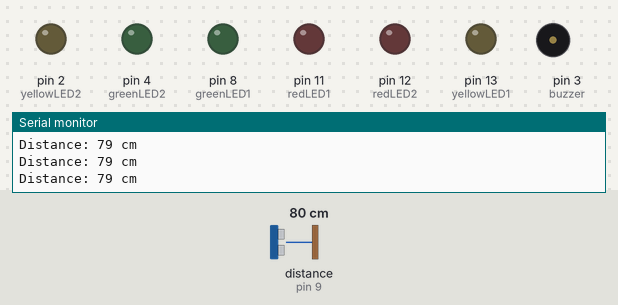
Bench run of a sketch on a simulated Arduino Uno, built with avr-gcc and run on an emulated ATmega328P. On the bench: output pins drawn as LEDs (lit = HIGH), buzzer (waves = sounding), the last lines printed to the serial monitor. Wiring (inferred from the names in the program): ultrasonic range finder: trigger pin 10; echo pin 9. Dashed ring = blinking. The test bench sets the inputs (shaded band); at power-on: distance to the obstacle (sensor on pin 9) 80 cm. The echo pulse lasts 58.3 µs per cm; pins used as bus, display or sensor lines are not drawn.

Above: at 1.2 s.
1.3 s: distance to the obstacle (sensor on pin 9) set to 65 cm
2.8 s: distance to the obstacle (sensor on pin 9) set to 59 cm
At 3.5 s:
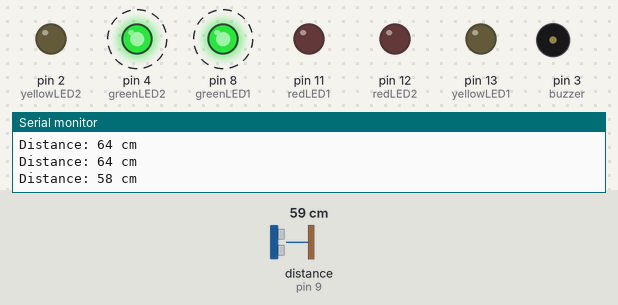
5.8 s: distance to the obstacle (sensor on pin 9) set to 46 cm
8.8 s: distance to the obstacle (sensor on pin 9) set to 36 cm
At 9.37 s:
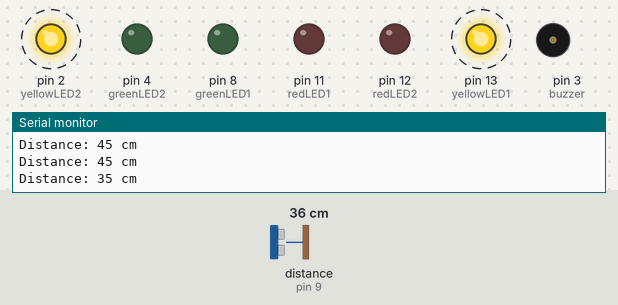
11.8 s: distance to the obstacle (sensor on pin 9) set to 24 cm
At 11.88 s:
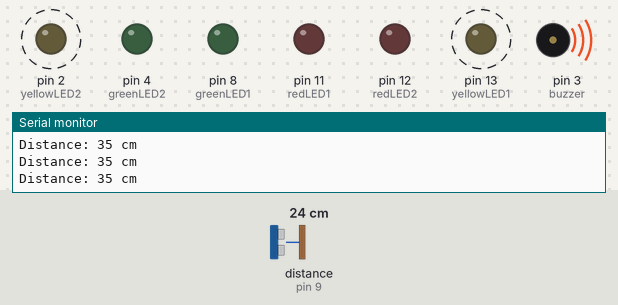
14.8 s: distance to the obstacle (sensor on pin 9) set to 19 cm
At 15.54 s:
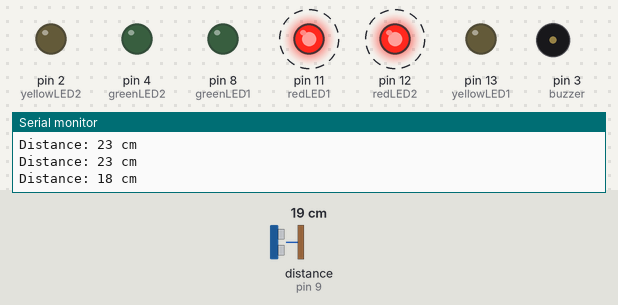
Timing chart, 0 to 18.8 s (numbered marks = the images above; inputs shaded):
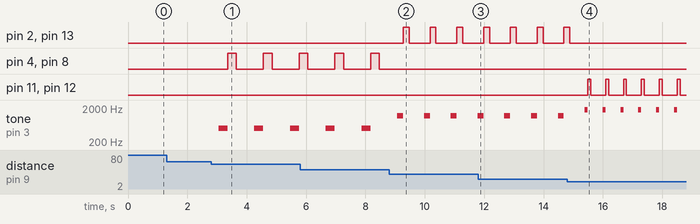

The sketch:

MOTION_SENSOR.ino
```cpp
#define trigPin 10
#define echoPin 9
#define buzzer 3  // Buzzer connected to pin 3
#define redLED1 11
#define redLED2 12
#define yellowLED1 13
#define yellowLED2 2
#define greenLED1 8
#define greenLED2 4


void setup() {
  Serial.begin(9600);
  pinMode(trigPin, OUTPUT);
  pinMode(echoPin, INPUT);
  pinMode(buzzer, OUTPUT);
  pinMode(redLED1, OUTPUT);
  pinMode(redLED2, OUTPUT);
  pinMode(yellowLED1, OUTPUT);
  pinMode(yellowLED2, OUTPUT);
  pinMode(greenLED1, OUTPUT);
  pinMode(greenLED2, OUTPUT);
}

void loop() {
  long duration, distance;

  // Send a pulse to trigger pin
  digitalWrite(trigPin, LOW);
  delayMicroseconds(2);
  digitalWrite(trigPin, HIGH);
  delayMicroseconds(10);
  digitalWrite(trigPin, LOW);

  // Read echo response
  duration = pulseIn(echoPin, HIGH);
  distance = (duration / 2) / 29.1; // Convert to cm

  Serial.print("Distance: ");
  Serial.print(distance);
  Serial.println(" cm");

  // Buzzer logic for 3 different intensity levels
  if (distance > 0 && distance <= 20) {
    tone(buzzer, 1800);  // High frequency for close objects
    delay(100);
    noTone(buzzer);
  }
  else if (distance > 20 && distance <= 40) {
    tone(buzzer, 1200);   // Medium frequency for mid-range objects
    delay(200);
    noTone(buzzer);
  }
  else if (distance > 40 && distance <= 60) {
    tone(buzzer, 500);   // Low frequency for far objects
    delay(300);
    noTone(buzzer);
  }
  else {
    noTone(buzzer);      // Turn off buzzer if object is out of range
  }
  // LED Logic: Blink if object is closer than 10 cm
   // LED Blinking Logic
  if (distance > 0 && distance <= 20) {
    digitalWrite(redLED1, HIGH);
    digitalWrite(redLED2, HIGH);
    delay(100);
    digitalWrite(redLED1, LOW);
    digitalWrite(redLED2, LOW);
    delay(100);
  }
  else if (distance > 20 && distance <= 40) {
    digitalWrite(yellowLED1, HIGH);
    digitalWrite(yellowLED2, HIGH);
    delay(200);
    digitalWrite(yellowLED1, LOW);
    digitalWrite(yellowLED2, LOW);
    delay(200);
  }
  else if (distance > 40 && distance <= 60) {
    digitalWrite(greenLED1, HIGH);
    digitalWrite(greenLED2, HIGH);
    delay(300);
    digitalWrite(greenLED1, LOW);
    digitalWrite(greenLED2, LOW);
    delay(300);
  }
  else {
    digitalWrite(redLED1, LOW);
    digitalWrite(redLED2, LOW);
    digitalWrite(yellowLED1, LOW);
    digitalWrite(yellowLED2, LOW);
    digitalWrite(greenLED1, LOW);
    digitalWrite(greenLED2, LOW);
  }

  delay(300); // Small delay before next reading
}
```

Measured:
- the behaviour switches between 62 and 61 cm on distance to the obstacle (sensor on pin 9) (found by bisection; images 0 and 1)
- the behaviour switches between 42 and 41 cm on distance to the obstacle (sensor on pin 9) (found by bisection; images 1 and 2)
- the behaviour switches between 22 and 21 cm on distance to the obstacle (sensor on pin 9) (found by bisection; images 3 and 4)
- after the input at 2.8 s, pin 4 (greenLED2), pin 8 (greenLED1): alternates HIGH for 0.30 s and LOW for 0.90 s, starting after 0.56 s; tone on pin 3 (buzzer): alternates 500 Hz for 0.30 s and silent for 0.90 s, starting after 0.26 s
- after the input at 8.8 s, pin 2 (yellowLED2), pin 13 (yellowLED1): alternates HIGH for 0.20 s and LOW for 0.70 s, starting after 0.47 s; pin 4 (greenLED2), pin 8 (greenLED1): stops changing and stays LOW
- after the input at 14.8 s, pin 2 (yellowLED2), pin 13 (yellowLED1): goes on until 14.9 s, then stays LOW; pin 11 (redLED1), pin 12 (redLED2): alternates HIGH for 0.10 s and LOW for 0.50 s, starting after 0.69 s; tone on pin 3 (buzzer): alternates 1800 Hz for 0.10 s and silent for 0.50 s, starting after 0.59 s
